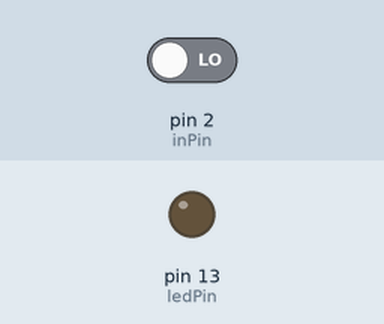
This sketch was run on a simulated Arduino Uno, built with avr-gcc and run on an emulated ATmega328P. Shown: output pins drawn as LEDs (lit = HIGH). Inputs (shaded band) come from the test bench; at power-on: pin 2 (inPin) LOW.

Above: at 1.2 s.
1.3 s: pin 2 (inPin) driven HIGH
At 2.3 s:
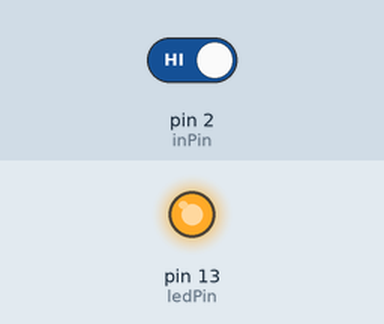
2.8 s: pin 2 (inPin) driven LOW
At 3.4 s:
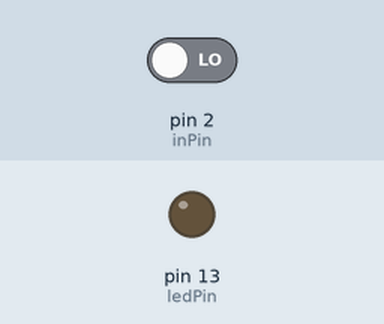
Timing chart, 0 to 5.8 s (numbered marks = the images above; inputs shaded):
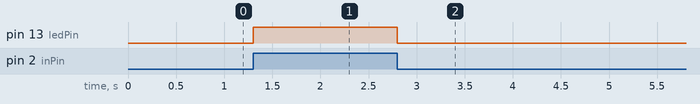

The sketch:

digital_read_pin.ino
```cpp
int ledPin = 13; // LED connected to digital pin 13
int inPin = 2;   // pushbutton connected to digital pin 7
int val = 0;     // variable to store the read value

void setup()
{
  pinMode(ledPin, OUTPUT);      // sets the digital pin 13 as output
  pinMode(inPin, INPUT);      // sets the digital pin 7 as input
}

void loop()
{
  val = digitalRead(inPin);   // read the input pin
  digitalWrite(ledPin, val);    // sets the LED to the button's value
}
```

Measured:
- after the input at 1.3 s, pin 13 (ledPin): LOW → HIGH at once
- after the input at 2.8 s, pin 13 (ledPin): HIGH → LOW at once
